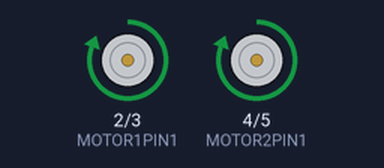
Recording of a sketch running on a simulated Arduino Uno, built with avr-gcc and run on an emulated ATmega328P. Shown: motor-driver pin pairs drawn as motors (green arrow = first pin HIGH = forward, orange = second pin HIGH = backward, longer = more drive).

Above: at 2.5 s.
At 7.5 s:
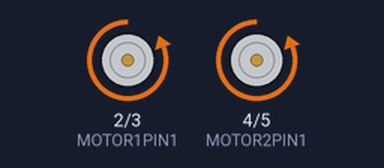
At 12.5 s:
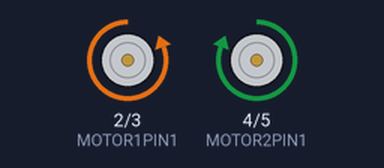
At 17.5 s:
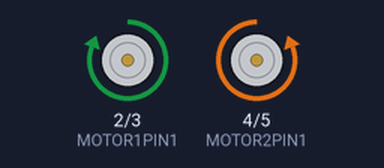
Timing chart, 0 to 26.0 s (numbered marks = the images above):
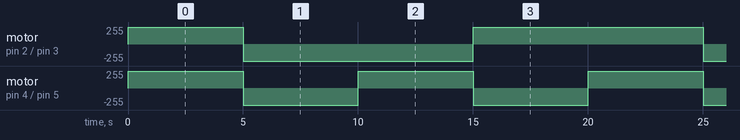

Measured:
- by itself, motor on pin 2 (MOTOR1PIN1) / pin 3 (MOTOR1PIN2): repeats every 20.0 s: backward 255/255 10.0 s, forward 255/255 10.0 s
- by itself, motor on pin 4 (MOTOR2PIN1) / pin 5 (MOTOR2PIN2): alternates forward 255/255 for 5.0 s and backward 255/255 for 5.0 s

The sketch:

move_motors.ino
```cpp
// ================================================================================
// Author: Dinura Silva
// Project: Robotics workshop
// Description: Control 2 motors using L298N Motor Driver
// ================================================================================

// Set the constants for motor driver pins
const int MOTOR1PIN1 = 2;
const int MOTOR1PIN2 = 3;
const int MOTOR2PIN1 = 4;
const int MOTOR2PIN2 = 5;

void setup() {
  // Begin Serial communication
  Serial.begin(9600);

  // Set modes for motor driver's pins
  pinMode(MOTOR1PIN1, OUTPUT);
  pinMode(MOTOR1PIN2, OUTPUT);
  pinMode(MOTOR2PIN1, OUTPUT);
  pinMode(MOTOR2PIN2, OUTPUT);

  // Default all pins to low (disable all motors)
  digitalWrite(MOTOR1PIN1, LOW);
  digitalWrite(MOTOR1PIN2, LOW);
  digitalWrite(MOTOR2PIN1, LOW);
  digitalWrite(MOTOR2PIN2, LOW);
}

void loop() {
  // Make some movements
  moveForward();
  delay(5000);
  moveBackward();
  delay(5000);
  turnRight();
  delay(5000);
  turnLeft();
  delay(5000);
}

// Move both wheels forward
void moveForward() {
  digitalWrite(MOTOR1PIN1, HIGH);
  digitalWrite(MOTOR1PIN2, LOW);
  digitalWrite(MOTOR2PIN1, HIGH);
  digitalWrite(MOTOR2PIN2, LOW);
}

// Move both wheels backward
void moveBackward() {
  digitalWrite(MOTOR1PIN1, LOW);
  digitalWrite(MOTOR1PIN2, HIGH);
  digitalWrite(MOTOR2PIN1, LOW);
  digitalWrite(MOTOR2PIN2, HIGH);
}

// Start rotating clockwise (turning right)
void turnRight() {
  // Left motor forwards, right motor backwards
  digitalWrite(MOTOR1PIN1, LOW);
  digitalWrite(MOTOR1PIN2, HIGH);
  digitalWrite(MOTOR2PIN1, HIGH);
  digitalWrite(MOTOR2PIN2, LOW);
}

// Start rotating counter-clockwise (turning left)
void turnLeft() {
  // Left motor backwards, right motor forwards
  digitalWrite(MOTOR1PIN1, HIGH);
  digitalWrite(MOTOR1PIN2, LOW);
  digitalWrite(MOTOR2PIN1, LOW);
  digitalWrite(MOTOR2PIN2, HIGH);
}

// Stop moving motors
void stopMotors() {
  // Setting both pins LOW will stop a motor
  digitalWrite(MOTOR1PIN1, LOW);
  digitalWrite(MOTOR1PIN2, LOW);

  digitalWrite(MOTOR2PIN1, LOW);
  digitalWrite(MOTOR2PIN2, LOW);
}
```
